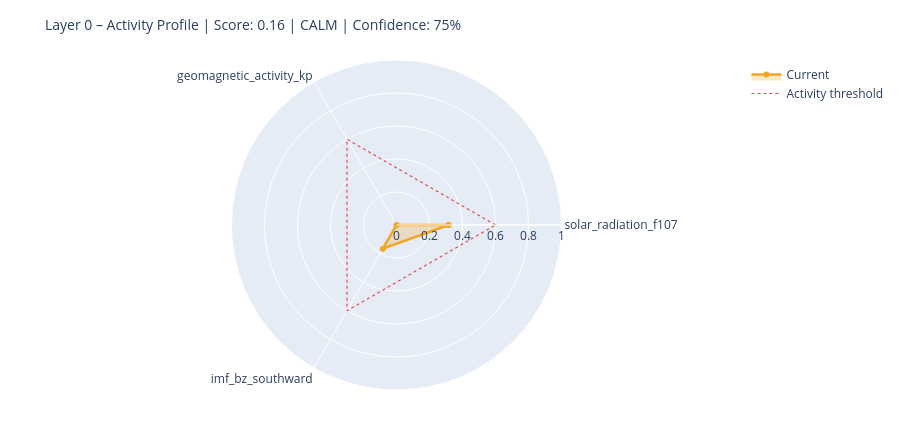

Notebook cell for this chart:
### Markdown cell above
---
## 6. State Assessment & Handoff to Layer 1

### Code cell
# ============================================================
# STEP 1 – Collect raw values with source modes
# Mode: 'primary' | 'fallback_3h' | 'last_valid' | 'missing'
# ============================================================

def safe_last(df, col):
    if df is None or col not in df.columns: return None
    s = df[col].dropna()
    return float(s.iloc[-1]) if not s.empty else None

f107_now = safe_last(df_f107, 'f10.7')
bz_now   = safe_last(df_mag,  'bz_gsm')
kp_now   = safe_last(df_kp,   'kp')
sw_now   = safe_last(df_sw,   'speed')

source_modes = {
    'F10.7':    'primary'  if f107_now is not None else 'missing',
    'Kp':       'primary'  if kp_now   is not None else 'missing',
    'IMF_Bz':   'primary'  if bz_now   is not None else 'missing',
    'SW_speed': 'primary'  if sw_now   is not None else 'missing',
}

# Kp Fallback – 3h endpoint
if kp_now is None:
    try:
        r = requests.get(
            'https://services.swpc.noaa.gov/json/noaa-planetary-k-index.json',
            timeout=10)
        r.raise_for_status()
        fb = pd.DataFrame(r.json())
        tc = next((c for c in fb.columns if 'time' in c.lower()), fb.columns[0])
        kc = next((c for c in fb.columns if 'kp' in c.lower() and c != tc), None)
        if kc:
            fb[kc] = fb[kc].astype(str).str.extract(r'([0-9]+(?:\.[0-9]*)?)')[0]
            fb[kc] = pd.to_numeric(fb[kc], errors='coerce')
            fb = fb[fb[kc] >= 0].dropna(subset=[kc])
            if not fb.empty:
                kp_now = float(fb[kc].iloc[-1])
                source_modes['Kp'] = 'fallback_3h'
                print(f'  Kp fallback (3h): {kp_now:.1f}')
    except Exception as e:
        print(f'  Kp fallback failed: {e}')

# Solar Wind Fallback – last valid value
if sw_now is None and df_sw is not None and 'speed' in df_sw.columns:
    s = df_sw['speed'].dropna()
    if not s.empty:
        sw_now = float(s.iloc[-1])
        source_modes['SW_speed'] = 'last_valid'
        print(f'  SW fallback (last_valid): {sw_now:.0f} km/s')

print()
print('Source modes:', source_modes)

# ============================================================
# STEP 2 – Score from available components only
# ============================================================

def norm(v, lo, hi):
    if v is None: return None
    return max(0.0, min(1.0, (v - lo) / (hi - lo)))

COMPONENTS = {
    'solar_radiation_f107':    (f107_now, norm(f107_now, 60, 250)),
    'geomagnetic_activity_kp': (kp_now,   norm(kp_now,   0,   9)),
    'imf_bz_southward':        (bz_now,   norm(-(bz_now or 0) if bz_now else None, -5, 30)
                                           if bz_now is not None else None),
    'solar_wind_speed':        (sw_now,   norm(sw_now, 300, 800)),
}

available   = {k: v[1] for k, v in COMPONENTS.items() if v[1] is not None}
unavailable = [k for k, v in COMPONENTS.items() if v[1] is None]

layer0_score = round(sum(available.values()) / len(available), 4) if available else None
confidence   = round(len(available) / len(COMPONENTS), 2)

level = ('unknown'  if layer0_score is None
         else 'calm'     if layer0_score < 0.3
         else 'moderate' if layer0_score < 0.6
         else 'active')

# ============================================================
# STEP 3 – Dominant Driver
# ============================================================

def dominant_driver(kp, f107, bz, sw):
    candidates = []
    if kp   is not None and kp   >= 4:   candidates.append(('geomagnetic',    kp / 9))
    if sw   is not None and sw   >= 500:  candidates.append(('solar_wind',     sw / 800))
    if bz   is not None and bz   <= -5:   candidates.append(('imf_southward',  abs(bz) / 30))
    if f107 is not None and f107 >= 150:  candidates.append(('solar_radiation',f107 / 250))
    return max(candidates, key=lambda x: x[1])[0] if candidates else 'none'

driver = dominant_driver(kp_now, f107_now, bz_now, sw_now)

# ============================================================
# STEP 4 – Downstream expectations
# ============================================================

def downstream_expectation(driver, score, kp, bz, f107):
    exp = {
        'magnetosphere':        'calm',
        'ionosphere':           'calm',
        'schumann_resonance':   'unchanged',
        'lithosphere_currents': 'low',
    }
    if driver == 'geomagnetic' or (kp and kp >= 5):
        exp['magnetosphere']        = 'compressed / storm'
        exp['ionosphere']           = 'elevated disturbance (TEC variability)'
        exp['schumann_resonance']   = 'elevated amplitude possible'
        exp['lithosphere_currents'] = 'elevated induction currents'
    elif driver == 'imf_southward' or (bz and bz <= -5):
        exp['magnetosphere']        = 'energy coupling active'
        exp['ionosphere']           = 'elevated electron density possible'
        exp['schumann_resonance']   = 'slight modulation possible'
    elif driver == 'solar_radiation' or (f107 and f107 >= 150):
        exp['ionosphere']           = 'elevated ionization (F-layer)'
        exp['schumann_resonance']   = 'slightly elevated background activity'
    return exp

downstream = downstream_expectation(driver, layer0_score, kp_now, bz_now, f107_now)

# ============================================================
# CONSOLE OUTPUT
# ============================================================

W = 58
print('=' * W)
print('LAYER 0 – STATE ASSESSMENT')
print('=' * W)
for name, (raw_v, score_v) in COMPONENTS.items():
    if score_v is not None:
        bar = '█' * int(score_v * 20) + '░' * (20 - int(score_v * 20))
        print(f'  {name:<35}  {bar}  {score_v:.2f}')
    else:
        print(f'  {name:<35}  {"─" * 20}  n/a')
print('-' * W)
print(f'  Score ({len(available)}/{len(COMPONENTS)} components):  {layer0_score:.3f}')
print(f'  Confidence:         {confidence:.0%}')
print(f'  Level:              {level.upper()}')
print(f'  Dominant Driver:    {driver}')

# Radar chart
cats = list(available.keys())
vals = list(available.values())
if len(cats) >= 3:
    fig = go.Figure()
    fig.add_trace(go.Scatterpolar(
        r=vals + [vals[0]], theta=cats + [cats[0]],
        fill='toself', fillcolor='rgba(242,166,35,0.25)',
        line=dict(color='#F2A623', width=2.5), name='Current'
    ))
    fig.add_trace(go.Scatterpolar(
        r=[0.6] * (len(cats) + 1), theta=cats + [cats[0]],
        line=dict(color='#E24B4A', dash='dot', width=1.2),
        mode='lines', name='Activity threshold'
    ))
    fig.update_layout(
        title=dict(text=f'Layer 0 – Activity Profile | Score: {layer0_score:.2f} | {level.upper()} | Confidence: {confidence:.0%}',
                   font=dict(size=14)),
        polar=dict(radialaxis=dict(visible=True, range=[0, 1])),
        height=430, showlegend=True,
        margin=dict(l=60, r=60, t=60, b=40)
    )
    fig.show()

### Figure 1 — Plotly figure (JSON) as saved in the notebook; plotly's stock layout.template omitted (floating-point values rounded to 4 significant figures)
{"data": [{"fill": "toself", "fillcolor": "rgba(242,166,35,0.25)", "line": {"color": "#F2A623", "width": 2.5}, "name": "Current", "r": [0.3158, 0.0, 0.1654, 0.3158], "theta": ["solar_radiation_f107", "geomagnetic_activity_kp", "imf_bz_southward", "solar_radiation_f107"], "type": "scatterpolar"}, {"line": {"color": "#E24B4A", "dash": "dot", "width": 1.2}, "mode": "lines", "name": "Activity threshold", "r": [0.6, 0.6, 0.6, 0.6], "theta": ["solar_radiation_f107", "geomagnetic_activity_kp", "imf_bz_southward", "solar_radiation_f107"], "type": "scatterpolar"}], "layout": {"height": 430, "margin": {"b": 40, "l": 60, "r": 60, "t": 60}, "polar": {"radialaxis": {"range": [0, 1], "visible": true}}, "showlegend": true, "title": {"font": {"size": 14}, "text": "Layer 0 – Activity Profile | Score: 0.16 | CALM | Confidence: 75%"}}}
